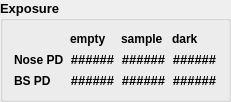
            <widget class="QGroupBox" name="groupBox_13">
             <property name="font">
              <font>
               <pointsize>10</pointsize>
               <weight>75</weight>
               <bold>true</bold>
              </font>
             </property>
             <property name="title">
              <string>Exposure</string>
             </property>
             <layout class="QGridLayout" name="gridLayout_4">
              <item row="1" column="2">
               <widget class="QLabel" name="label_106">
                <property name="font">
                 <font>
                  <pointsize>9</pointsize>
                  <weight>75</weight>
                  <bold>true</bold>
                 </font>
                </property>
                <property name="text">
                 <string>sample</string>
                </property>
               </widget>
              </item>
              <item row="1" column="3">
               <widget class="QLabel" name="label_108">
                <property name="font">
                 <font>
                  <pointsize>9</pointsize>
                  <weight>75</weight>
                  <bold>true</bold>
                 </font>
                </property>
                <property name="text">
                 <string>dark  </string>
                </property>
               </widget>
              </item>
              <item row="3" column="1">
               <widget class="caLabel" name="calabel_44">
                <property name="text">
                 <string>######</string>
                </property>
                <property name="alignment">
                 <set>Qt::AlignCenter</set>
                </property>
                <property name="channel" stdset="0">
                 <string notr="true">12idcSAXS:PD_Empty.VAL</string>
                </property>
               </widget>
              </item>
              <item row="0" column="2">
               <spacer name="verticalSpacer_6">
                <property name="orientation">
                 <enum>Qt::Vertical</enum>
                </property>
                <property name="sizeHint" stdset="0">
                 <size>
                  <width>20</width>
                  <height>0</height>
                 </size>
                </property>
               </spacer>
              </item>
              <item row="1" column="1">
               <widget class="QLabel" name="label_105">
                <property name="font">
                 <font>
                  <pointsize>9</pointsize>
                  <weight>75</weight>
                  <bold>true</bold>
                 </font>
                </property>
                <property name="text">
                 <string>empty</string>
                </property>
               </widget>
              </item>
              <item row="4" column="2">
               <widget class="caLabel" name="calabel_49">
                <property name="text">
                 <string>######</string>
                </property>
                <property name="alignment">
                 <set>Qt::AlignCenter</set>
                </property>
                <property name="channel" stdset="0">
                 <string notr="true">12idcSAXS:BSPD_Sample.VAL</string>
                </property>
               </widget>
              </item>
              <item row="3" column="2">
               <widget class="caLabel" name="calabel_46">
                <property name="text">
                 <string>######</string>
                </property>
                <property name="alignment">
                 <set>Qt::AlignCenter</set>
                </property>
                <property name="channel" stdset="0">
                 <string notr="true">12idcSAXS:PD_Sample.VAL</string>
                </property>
               </widget>
              </item>
              <item row="4" column="1">
               <widget class="caLabel" name="calabel_47">
                <property name="text">
                 <string>######</string>
                </property>
                <property name="alignment">
                 <set>Qt::AlignCenter</set>
                </property>
                <property name="channel" stdset="0">
                 <string notr="true">12idcSAXS:BSPD_Empty.VAL</string>
                </property>
               </widget>
              </item>
              <item row="3" column="3">
               <widget class="caLabel" name="calabel_45">
                <property name="text">
                 <string>######</string>
                </property>
                <property name="alignment">
                 <set>Qt::AlignCenter</set>
                </property>
                <property name="channel" stdset="0">
                 <string notr="true">12idcSAXS:PD_Dark.VAL</string>
                </property>
               </widget>
              </item>
              <item row="4" column="3">
               <widget class="caLabel" name="calabel_48">
                <property name="text">
                 <string>######</string>
                </property>
                <property name="alignment">
                 <set>Qt::AlignCenter</set>
                </property>
                <property name="channel" stdset="0">
                 <string notr="true">12idcSAXS:BSPD_Dark.VAL</string>
                </property>
               </widget>
              </item>
              <item row="4" column="0">
               <widget class="QLabel" name="label_78">
                <property name="font">
                 <font>
                  <pointsize>9</pointsize>
                 </font>
                </property>
                <property name="text">
                 <string>BS PD</string>
                </property>
               </widget>
              </item>
              <item row="3" column="0">
               <widget class="QLabel" name="label_79">
                <property name="font">
                 <font>
                  <pointsize>9</pointsize>
                 </font>
                </property>
                <property name="text">
                 <string>Nose PD</string>
                </property>
               </widget>
              </item>
             </layout>
            </widget>
